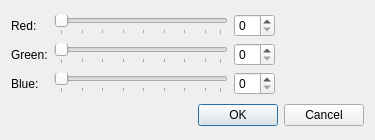
<?xml version="1.0" encoding="UTF-8"?>
<ui version="4.0">
 <class>UnTech::GuiQt::Snes::SnesColorDialog</class>
 <widget class="QDialog" name="UnTech::GuiQt::Snes::SnesColorDialog">
  <property name="geometry">
   <rect>
    <x>0</x>
    <y>0</y>
    <width>375</width>
    <height>140</height>
   </rect>
  </property>
  <property name="sizePolicy">
   <sizepolicy hsizetype="Fixed" vsizetype="Fixed">
    <horstretch>0</horstretch>
    <verstretch>0</verstretch>
   </sizepolicy>
  </property>
  <property name="windowTitle">
   <string>Edit Color</string>
  </property>
  <property name="sizeGripEnabled">
   <bool>false</bool>
  </property>
  <layout class="QVBoxLayout">
   <item>
    <layout class="QGridLayout" name="gridLayout" columnstretch="0,1,0,0,0" columnminimumwidth="0,150,0,0,0">
     <item row="0" column="0">
      <widget class="QLabel" name="redLabel">
       <property name="text">
        <string>Red:</string>
       </property>
      </widget>
     </item>
     <item row="0" column="1">
      <widget class="QSlider" name="redSlider">
       <property name="maximum">
        <number>31</number>
       </property>
       <property name="pageStep">
        <number>4</number>
       </property>
       <property name="orientation">
        <enum>Qt::Horizontal</enum>
       </property>
       <property name="tickPosition">
        <enum>QSlider::TicksBelow</enum>
       </property>
       <property name="tickInterval">
        <number>4</number>
       </property>
      </widget>
     </item>
     <item row="0" column="2">
      <widget class="QSpinBox" name="redSpinBox">
       <property name="maximum">
        <number>31</number>
       </property>
      </widget>
     </item>
     <item row="1" column="0">
      <widget class="QLabel" name="greenLabel">
       <property name="text">
        <string>Green:</string>
       </property>
      </widget>
     </item>
     <item row="1" column="1">
      <widget class="QSlider" name="greenSlider">
       <property name="maximum">
        <number>31</number>
       </property>
       <property name="pageStep">
        <number>4</number>
       </property>
       <property name="orientation">
        <enum>Qt::Horizontal</enum>
       </property>
       <property name="tickPosition">
        <enum>QSlider::TicksBelow</enum>
       </property>
       <property name="tickInterval">
        <number>4</number>
       </property>
      </widget>
     </item>
     <item row="1" column="2">
      <widget class="QSpinBox" name="greenSpinBox">
       <property name="maximum">
        <number>31</number>
       </property>
      </widget>
     </item>
     <item row="2" column="0">
      <widget class="QLabel" name="blueLabel">
       <property name="text">
        <string>Blue:</string>
       </property>
      </widget>
     </item>
     <item row="2" column="1">
      <widget class="QSlider" name="blueSlider">
       <property name="maximum">
        <number>31</number>
       </property>
       <property name="pageStep">
        <number>4</number>
       </property>
       <property name="orientation">
        <enum>Qt::Horizontal</enum>
       </property>
       <property name="tickPosition">
        <enum>QSlider::TicksBelow</enum>
       </property>
       <property name="tickInterval">
        <number>4</number>
       </property>
      </widget>
     </item>
     <item row="2" column="2">
      <widget class="QSpinBox" name="blueSpinBox">
       <property name="maximum">
        <number>31</number>
       </property>
      </widget>
     </item>
     <item row="0" column="3" rowspan="3">
      <spacer name="spacer">
       <property name="orientation">
        <enum>Qt::Horizontal</enum>
       </property>
       <property name="sizeType">
        <enum>QSizePolicy::Fixed</enum>
       </property>
       <property name="sizeHint" stdset="0">
        <size>
         <width>3</width>
         <height>3</height>
        </size>
       </property>
      </spacer>
     </item>
     <item row="0" column="4" rowspan="3">
      <widget class="ColorToolButton" name="colorButton">
       <property name="minimumSize">
        <size>
         <width>80</width>
         <height>80</height>
        </size>
       </property>
       <property name="autoRaise">
        <bool>true</bool>
       </property>
      </widget>
     </item>
    </layout>
   </item>
   <item>
    <widget class="QDialogButtonBox" name="buttonBox">
     <property name="orientation">
      <enum>Qt::Horizontal</enum>
     </property>
     <property name="standardButtons">
      <set>QDialogButtonBox::Cancel|QDialogButtonBox::Ok</set>
     </property>
    </widget>
   </item>
  </layout>
 </widget>
 <customwidgets>
  <customwidget>
   <class>ColorToolButton</class>
   <extends>QToolButton</extends>
   <header>gui-qt/common/widgets/colortoolbutton.h</header>
  </customwidget>
 </customwidgets>
 <resources/>
 <connections/>
</ui>
